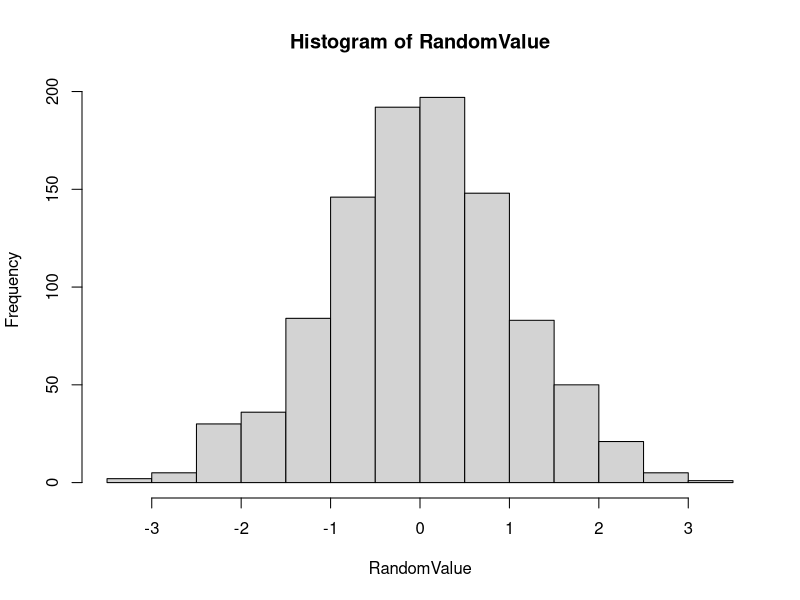
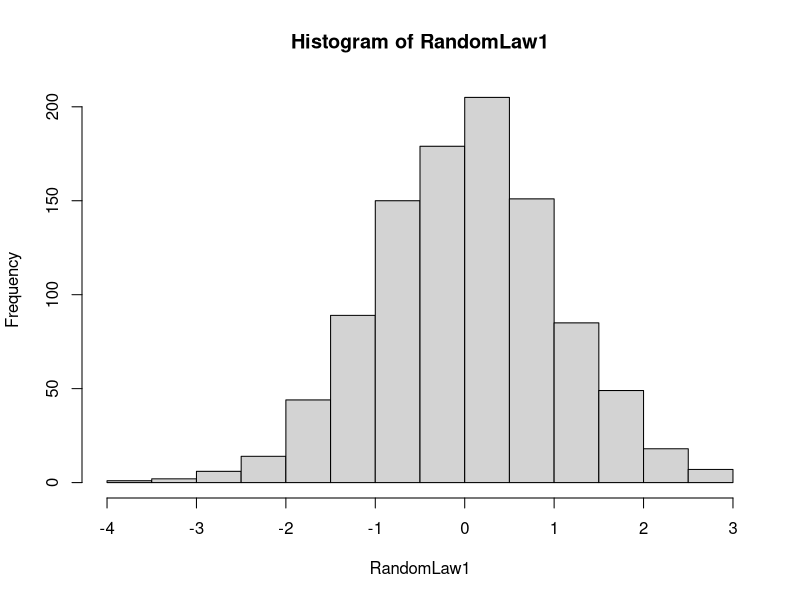
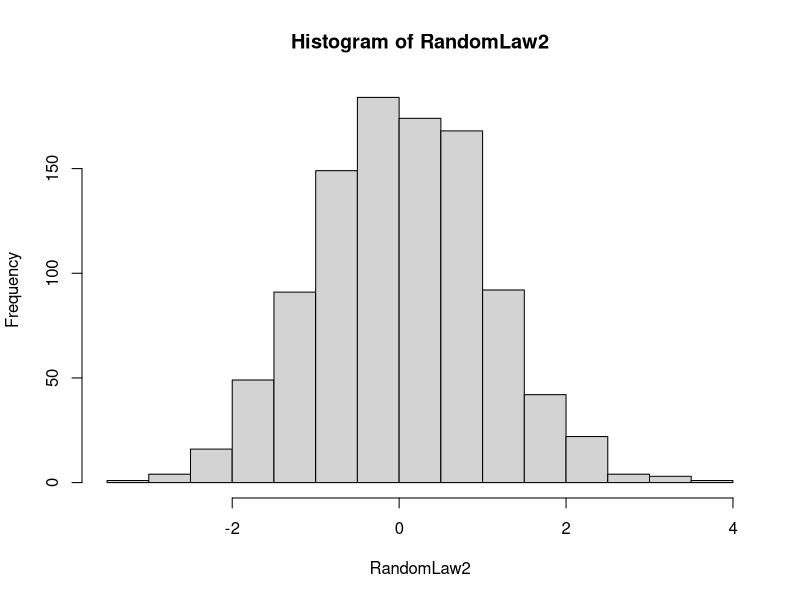
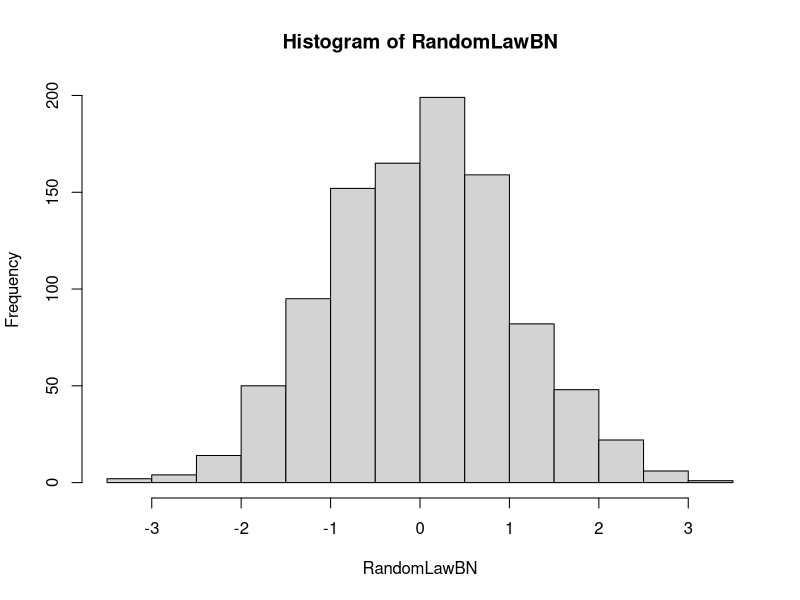

R code for these plots, in order: (Note: this script raises an error after producing the figures.)
#initial: choose library to test rnorm
library(nortest);
#get 1000 random values
RandomValue = rnorm(1000);
#check with different test
# Lilliefors (Kolmogorov-Smirnov) normality test
lillie.test(RandomValue);
# Anderson-Darling normality test
ad.test(RandomValue);
# Pearson chi-square normality test
pearson.test(RandomValue);
# Cramer-von Mises normality test
cvm.test(RandomValue);

#get Hist of random values:
dev.new();
hist(RandomValue);

# Task2
#  Subtask a:
RandomLaw1 = integer();
RandomLaw2 = integer();
i = 0;
repeat
{
	RandomLaw1[i] = sqrt(-2*log(runif(1))) * sin(2*pi*runif(1));
	RandomLaw2[i] = sqrt(-2*log(runif(1))) * cos(2*pi*runif(1));
	i = i + 1;
	if(i > 1000)
	{
		break;
	}
}
dev.new();
hist(RandomLaw1);
lillie.test(RandomLaw1);
ad.test(RandomLaw1);
pearson.test(RandomLaw1);
cvm.test(RandomLaw1);

dev.new();
hist(RandomLaw2);
lillie.test(RandomLaw2);
ad.test(RandomLaw2);
pearson.test(RandomLaw2);
cvm.test(RandomLaw2);

#  Subtask b:
RandomLawBN = integer();
i = 0;
j = 0;
#change N to check different results and compare with task 1;
N = 48;
temp = 0;
for (i in 0:999) {
    for (j in 1:N) {
        temp = temp + runif(1) - 0.5;
    }
    RandomLawBN[i] = temp * sqrt(12 / N);
    temp = 0;
}
dev.new();
hist(RandomLawBN);
lillie.test(RandomLawBN);
ad.test(RandomLawBN);
pearson.test(RandomLawBN);
cvm.test(RandomLawBN);

# Task 3
sgma = function(i_val) {
    return (1 / ((pi + i ^ 2) ^ 2));
}
N = 8000;
#  Subtask a:
lambda_a = function(i_val) {
    return(i_val * pi);
}
a_func = function(t_val) {
    result = c();
    for (i in 1:N) {
        result[i] = cos(lambda_a(i) * t_val) * runif(1) + sin(lambda_a(i) * t_val) * runif(1);
    }
    return(sum(result));
}
get_realization = function(){
    result = c();
    time_value = 0;
    for (i in 1:100) {
        result[i] = a_func(time_value);
        time_value = time_value + 0.01;
    }
    return(result);
}

realizations = list();
for (i in 1:10) {
    realizations[[i]] = get_realization();
}

print(realizations);
t_vals = seq(0, 1, by = 0.01);
plot(t_vals, realizations[[1]], xlim = range(t_vals), ylim = range(realizations[[1]]), xlab = "t", ylab = "value",
     main = "noise-less data", pch = 16);
lines(t_vals, realizations[[1]], xlim = range(t_vals), ylim = range(realizations[[1]]), pch = 16);
